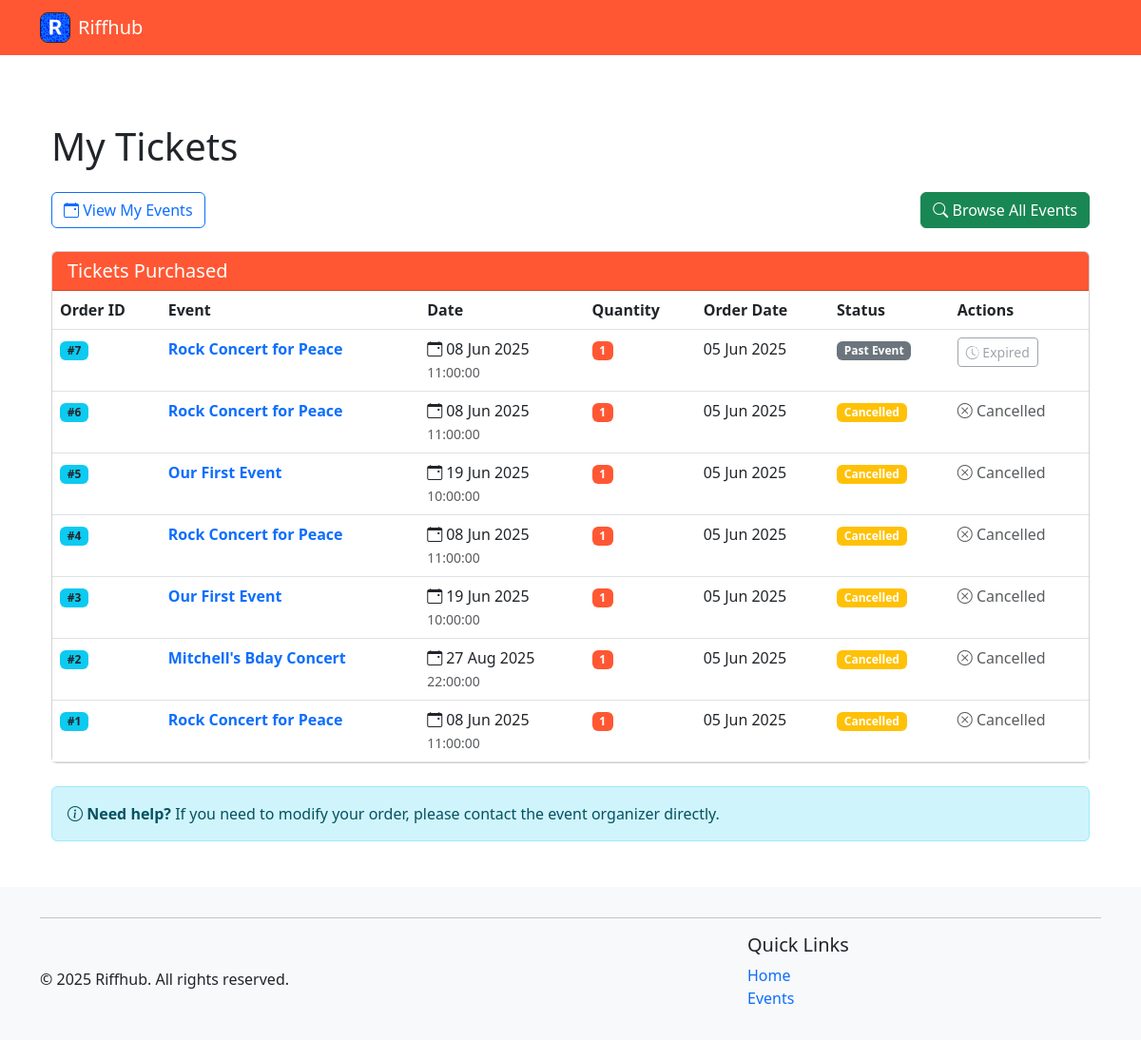
The page /events/my-tickets (signed in) on the database its author committed.
### riffhub/models.py (models this page shows, shortened)
class Order(db.Model):
    __tablename__ = 'orders'
    id = db.Column(db.Integer, primary_key=True)
    user_id = db.Column(db.Integer, db.ForeignKey('users.id'), nullable=False)
    order_date = db.Column(db.DateTime, default=datetime.utcnow)
    status = db.Column(db.String(20), default='completed')  # could be 'pending', 'completed', 'cancelled'
    tickets = db.relationship('Ticket', backref='order', lazy='dynamic', cascade='all, delete-orphan')

class Event(db.Model):
    __tablename__ = 'events'
    id = db.Column(db.Integer, primary_key=True)
    title = db.Column(db.String(120), nullable=False)
    description = db.Column(db.Text)
    genre_id = db.Column(db.Integer, db.ForeignKey('genres.id'))
    date = db.Column(db.Date, nullable=False)
    time = db.Column(Time, nullable=False)
    location = db.Column(db.String(120))
    image = db.Column(db.String(255))
    capacity = db.Column(db.Integer, default=0)  # 0 means unlimited capacity
    price = db.Column(db.Double, default=0)  # 0 means free entry
    organizer_id = db.Column(db.Integer, db.ForeignKey('users.id'))
    created_at = db.Column(db.DateTime, default=datetime.utcnow)
    tickets = db.relationship('Ticket', backref='event', lazy='dynamic', cascade='all, delete-orphan')
    comments = db.relationship('Comment', backref='event', lazy='dynamic', cascade='all, delete-orphan')
    performances = db.relationship('Performance', backref='event', lazy='dynamic', cascade='all, delete-orphan')

class Ticket(db.Model):
    __tablename__ = 'tickets'
    id = db.Column(db.Integer, primary_key=True)
    order_id = db.Column(db.Integer, db.ForeignKey('orders.id'), nullable=False)
    event_id = db.Column(db.Integer, db.ForeignKey('events.id'), nullable=False)
    quantity = db.Column(db.Integer, nullable=False, default=1)
    created_at = db.Column(db.DateTime, default=datetime.utcnow)

### riffhub/blueprints/events/routes.py (the view)
@bp.route('/my-tickets')
@login_required
def my_tickets():
    user_id = session['user_id']
    user_orders = Order.query.filter_by(user_id=user_id).order_by(Order.order_date.desc()).all()
    order_details = []
    cancel_forms = {}  # Dictionary to store forms by event_id
    for order in user_orders:
        tickets_info = []
        for ticket in order.tickets:
            event = Event.query.get(ticket.event_id)
            tickets_info.append({
                'ticket': ticket,
                'event': event
            })
            if event.date >= date.today() and order.status == 'completed':
                if event.id not in cancel_forms:
                    form = CancelTicketsForm()
                    form.event_id.data = event.id
                    cancel_forms[event.id] = form
        if tickets_info:  # Only add orders that have tickets
            order_details.append({
                'order': order,
                'tickets': tickets_info
            })
    current_date = date.today()
    return render_template('my_tickets.html',
                          order_details=order_details,
                          cancel_forms=cancel_forms,
                          current_date=current_date)

### riffhub/helpers.py (called while the page is built)
def login_required(f):
    @wraps(f)
    def decorated_function(*args, **kwargs):
        if 'user_id' not in session:
            flash('Please log in to access this page', 'danger')
            return redirect(url_for('auth.login'))
        return f(*args, **kwargs)
    return decorated_function

def utility_processor():
    def format_date(date_str):
        try:
            if isinstance(date_str, str):
                date_obj = datetime.strptime(date_str, '%Y-%m-%d')
                return date_obj.strftime('%B %d, %Y')
            return date_str.strftime('%B %d, %Y')
        except:
            return date_str
    return dict(format_date=format_date, now=datetime.now())

### riffhub/blueprints/events/templates/my_tickets.html (shortened to what this page needs)
{% extends 'base.html' %}
{% block content %}
<div class="container my-5">
    <h1 class="mb-4">My Tickets</h1>
    <div class="d-flex justify-content-between align-items-center mb-4">
        <div>
            <a href="{{ url_for('events.my_events') }}" class="btn btn-outline-primary">
                <i class="bi bi-calendar-event"></i> View My Events
            </a>
        </div>
        <div>
            <a href="{{ url_for('events.list') }}" class="btn btn-success">
                <i class="bi bi-search"></i> Browse All Events
            </a>
        </div>
    </div>
    {% if order_details %}
    <div class="card">
        <div class="card-header bg-primary text-white">
            <h5 class="mb-0">Tickets Purchased</h5>
        </div>
        <div class="card-body p-0">
            <div class="table-responsive">
                <table class="table table-hover tickets-table mb-0">
                    <thead>
                        <tr>
                            <th>Order ID</th>
                            <th>Event</th>
                            <th>Date</th>
                            <th>Quantity</th>
                            <th>Order Date</th>
                            <th>Status</th>
                            <th>Actions</th>
                        </tr>
                    </thead>
                    <tbody>
                        {% for order_info in order_details %}
                        {% for ticket_info in order_info.tickets %}
                        <tr>
                            <td>
                                <span class="badge bg-info text-dark order-id">#{{ order_info.order.id }}</span>
                            </td>
                            <td>
                                <a href="{{ url_for('events.detail', event_id=ticket_info.event.id) }}"
                                    class="fw-bold text-decoration-none">
                                    {{ ticket_info.event.title }}
                                </a>
                            </td>
                            <td>
                                <span class="d-flex align-items-center">
                                    <i class="bi bi-calendar-event me-1"></i>
                                    {{ ticket_info.event.date.strftime('%d %b %Y') }}
                                </span>
                                {% if ticket_info.event.time %}
                                <small class="text-muted">{{ ticket_info.event.time }}</small>
                                {% endif %}
                            </td>
                            <td>
                                <span class="badge bg-primary">{{ ticket_info.ticket.quantity }}</span>
                            </td>
                            <td>
                                {{ order_info.order.order_date.strftime('%d %b %Y') }}
                            </td>
                            <td>
                                {% if order_info.order.status == 'cancelled' %}
                                <span class="badge bg-warning">Cancelled</span>
                                {% elif ticket_info.event.date < current_date %} <span class="badge bg-secondary">Past
                                    Event</span>
                                    {% elif ticket_info.event.is_full %}
                                    <span class="badge bg-danger">Sold Out</span>
                                    {% else %}
                                    <span class="badge bg-success">Active</span>
                                    {% endif %}
                            </td>
                            <td>
                                {% if ticket_info.event.date >= current_date and order_info.order.status == 'completed'
                                %}
                                {% set cancel_form = cancel_forms.get(ticket_info.event.id) %}
                                {% if cancel_form %}
                                <form action="{{ url_for('events.cancel_tickets', event_id=ticket_info.event.id) }}"
                                    method="post" style="display:inline;"
                                    onsubmit="return confirm('Are you sure you want to cancel this ticket?');">
                                    {{ cancel_form.hidden_tag() }}
                                    {{ cancel_form.event_id }}
                                    {{ cancel_form.submit(class="btn btn-danger btn-sm") }}
                                </form>
                                {% endif %}
                                {% elif order_info.order.status == 'cancelled' %}
                                <span class="text-muted">
                                    <i class="bi bi-x-circle"></i> Cancelled
                                </span>
                                {% else %}
                                <button class="btn btn-outline-secondary btn-sm" disabled>
                                    <i class="bi bi-clock-history"></i> Expired
                                </button>
                                {% endif %}
                            </td>
                        </tr>
                        {% endfor %}
                        {% endfor %}
                    </tbody>
                </table>
            </div>
        </div>
    </div>
    <div class="mt-4">
        <div class="alert alert-info" role="alert">
            <i class="bi bi-info-circle"></i>
            <strong>Need help?</strong> If you need to modify your order, please contact the event organizer directly.
        </div>
    </div>
    {% endif %}
</div>
{% endblock %}

### .utils/ass_2_reference/static/style/styles.css (style rules this page uses)
:root { --brand-primary: #ff5733; --brand-highlight: #ff7300; }
body { text-decoration: none; }
.bg-primary { background-color: var(--brand-primary) !important; }

### riffhub/templates/base.html (style rules this page uses)
.flex-wrapper { min-height: 100vh; display: flex; flex-direction: column; }

### rows shown on the page
Order: order.id "7", order.order_date "05 Jun 2025"
Event: event "Rock Concert for Peace" "Rock Concert for Peace" "Rock Concert for Peace" "Rock Concert for Peace", event "08 Jun 2025" "08 Jun 2025" "08 Jun 2025" "08 Jun 2025", event.time "11:00:00" "11:00:00" "11:00:00" "11:00:00"
Ticket: ticket.quantity "1"
Order: order.id "6", order.order_date "05 Jun 2025"
Ticket: ticket.quantity "1"
Order: order.id "5", order.order_date "05 Jun 2025"
Event: event "Our First Event" "Our First Event", event "19 Jun 2025" "19 Jun 2025", event.time "10:00:00" "10:00:00"
Ticket: ticket.quantity "1"
Order: order.id "4", order.order_date "05 Jun 2025"
Ticket: ticket.quantity "1"
Order: order.id "3", order.order_date "05 Jun 2025"
Ticket: ticket.quantity "1"
Order: order.id "2", order.order_date "05 Jun 2025"
Event: event "Mitchell's Bday Concert", event "27 Aug 2025", event.time "22:00:00"
Ticket: ticket.quantity "1"
Order: order.id "1", order.order_date "05 Jun 2025"
Ticket: ticket.quantity "1"
